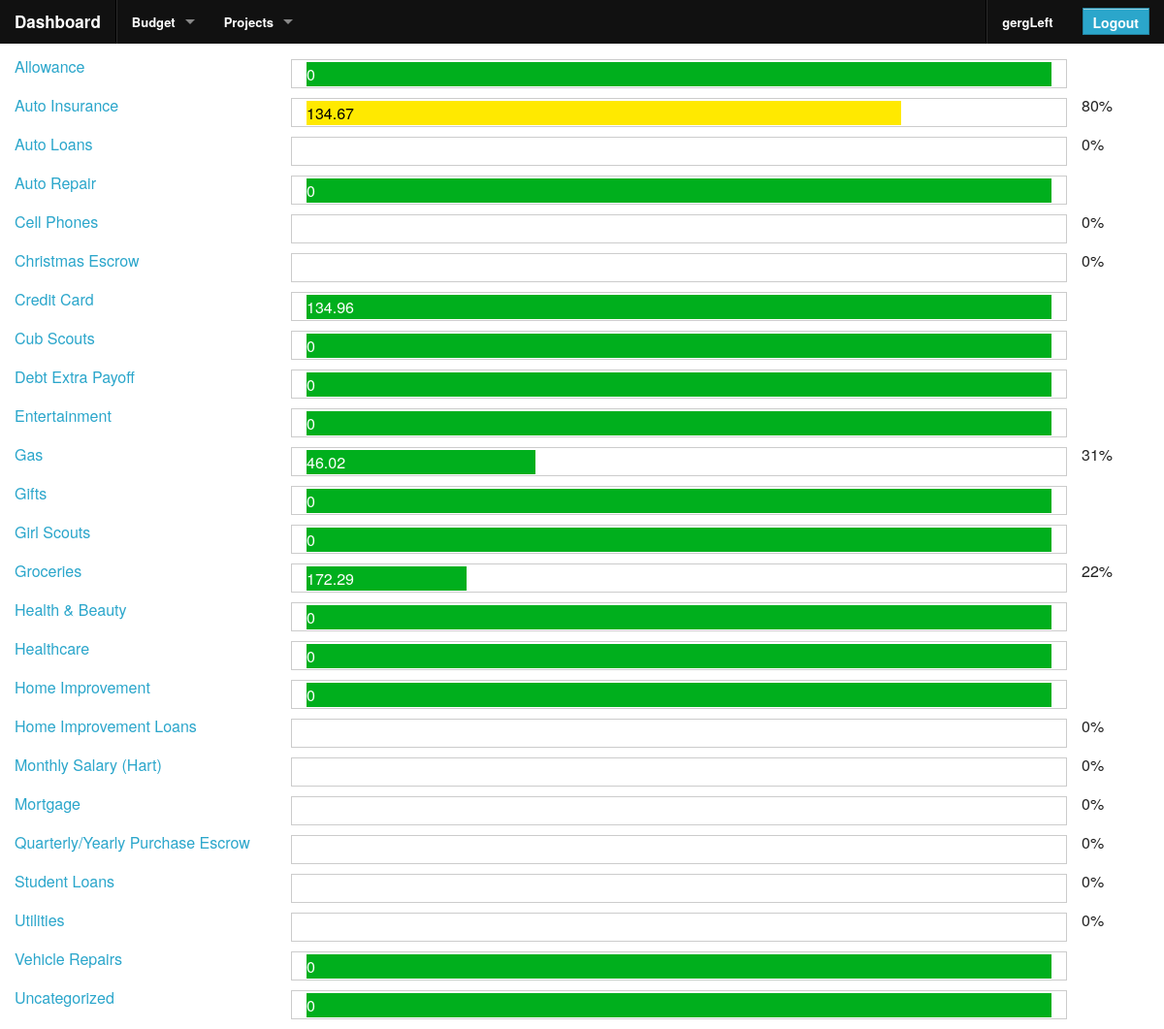
Page /site-sections/budget/index.php (signed in) on the committed database.
### tables this page shows
CREATE TABLE `authorized_users` (
  `user_id` int(11) NOT NULL AUTO_INCREMENT,
  `username` varchar(45) DEFAULT NULL,
  `password` varchar(255) DEFAULT NULL,
  `last_login` datetime DEFAULT NULL,
  `create_date` datetime DEFAULT NULL,
  PRIMARY KEY (`user_id`),
  UNIQUE KEY `username_UNIQUE` (`username`)
);

CREATE TABLE `budget_categories` (
  `id` int(10) unsigned NOT NULL AUTO_INCREMENT,
  `name` varchar(50) NOT NULL,
  `type` varchar(10) NOT NULL,
  `value` double DEFAULT '0',
  `allow_carryOver` bit(1) DEFAULT b'0',
  `tax_deductible` bit(1) DEFAULT b'0',
  PRIMARY KEY (`id`)
);

### includes/functions_helperFunctions.php (called while the page is built, shortened)
<?php
function isExternalPage($page) {
	switch($page) {
		default:
			return false;
			break;
	}
}
?>

### functions.php (called while the page is built, shortened)
<?php
include 'includes/db_sql.phpclass.inc';
include 'includes/functions_helperFunctions.php';
include 'includes/membership_info.phpclass.inc';
include 'includes/budget_category.phpclass.inc';
include 'includes/ledger_item.phpclass.inc';
$loginProtectedPage = !isExternalPage($page_tag);
$currentUserInfo = new membership_info();
if (isset($_SESSION["user_id"])) {
  $currentUserInfo->setUserInfo($_SESSION["user_id"]);
}
$currentUser = $currentUserInfo->username;
?>

### includes/membership_info.phpclass.inc (called while the page is built, shortened)
<?php
class membership_info {
  public function setUserInfo($userId) {
    $db = new db_sql();
    $query =
      "SELECT
        *
      FROM
        authorized_users
      WHERE ";
    $query .= sprintf("user_id = '%s' ", $userId);
    $db->query($query);
    if ($db->next_record()) {
      $this->user_id = $db->f("user_id");
      if (isset($this->user_id)) {
        $this->username = $db->f("username");
      }
    }
  }
}
?>

### includes/db_sql.phpclass.inc (called while the page is built, shortened)
<?php
class db_sql {
	private $host;
	private $database;
	private $user;
	private $password;
	public $Record = array();
	private $Link_ID    = 0;
	private $Query_ID   = 0;
	public function __construct($database="") {
		switch ($database)
		{
			default:
			case 'center':
				$this->host = "localhost";
				$this->database = 'center_org';
				$this->user = 'center';
				$this->password = 'G&6j37dZQB4h$93x';
				break;
		}
	}
	function connect($database = "", $host = "", $user = "", $password = "") {
		if ($database == "")
			$database = $this->database;
		if ($host == "")
			$host = $this->host;
		if ($user == "")
			$user = $this->user;
		if ($password == "")
			$password = $this->password;
		if ($this->Link_ID == 0) {
			$this->Link_ID = mysql_connect($host, $user, $password, true, 2);
		}
		return $this->Link_ID;
	}
	public function query($Query_String) {
		$this->Query_ID = @mysql_query($Query_String,$this->Link_ID);
		return $this->Query_ID;
	}
	public function next_record() {
		$this->Record = @mysql_fetch_array($this->Query_ID);
		$stat = is_array($this->Record);
		return $stat;
	}
	function f($Name) {
		return stripslashes($this->Record[$Name]);
	}
}
?>

### includes/budget_category.phpclass.inc (called while the page is built, shortened)
<?php
class budget_category {
  public static function get_budget_categories() {
    $db = new db_sql();
    $query = "SELECT * FROM budget_categories";
    $query .= " ORDER BY name ASC";
    $db->query($query);
    $cats = array();
    while ($db->next_record()) {
      $cat = new budget_category();
      $cat->id = $db->f("id");
      $cat->name = $db->f("name");
      $cat->type = $db->f("type");
      $cat->value = abs($db->f("value"));
      $cat->allow_carryOver = $db->f("allow_carryOver");
      $cat->tax_deductible = $db->f("tax_deductible");
      $cats[$cat->id] = $cat;
    }
    $uncat = new budget_category();
    $uncat->id = 0;
    $uncat->name = "Uncategorized";
    $uncat->type = "Expense";
    $uncat->value = 0;
    $uncat->allow_carryOver = false;
    $uncat->tax_deductible = false;
    $cats[0] = $uncat;
    return $cats;
  }
  public static function getAllCategoryStateForMonth($date, $includePending = true) {
    $args = array(
        array(
          "field" => "date",
          "compare" => ">=",
          "value" => date("y-m-d 00:00:00", strtotime("first day of this month", strtotime($date)))
        ),
        array(
          "field" => "date",
          "compare" => "<=",
          "value" => date("y-m-d 23:59:59", strtotime("last day of this month", strtotime($date)))
        ),
    );
    if (!$includePending) {
      $args[] =
        array(
          "field" => "status",
          "compare" => "=",
          "value" => ledger_item::STATUS_CLEARED,
        );
    }
    return self::getAllCategoryState($args);
  }
  public static function getAllCategoryState($ledger_item_args = array()) {
    $all_cats = self::get_budget_categories();
    $all_ledgers = ledger_item::get_all_ledger_items($ledger_item_args);
	if ($all_ledgers !== false) {
		foreach ($all_ledgers as $ledger) {
    	  $all_cats[$ledger->category]->amount_used += abs($ledger->value);
		}
	}
    return $all_cats;
  }
}
?>

### includes/ledger_item.phpclass.inc (called while the page is built, shortened)
<?php
class ledger_item {
  public static function get_all_ledger_items($arr = array()) {
    $l = new ledger_item();
    $result = $l->getLedgerBy_criteria($arr);
    if (true === $result) {
      return array($l);
    } else {
      return $result;
    }
  }
  private function getLedgerBy_criteria($arr = array()) {
    $db = new db_sql();
    $query =
      "SELECT
        *
      FROM
        ledger_items
      WHERE ";
    if (!isset($arr["relation"])) {
      $arr["relation"] = "AND";
    }
    foreach ($arr as $a) {
      if (is_array($a)) {
        $query .= sprintf(" %s %s '%s' %s ", $a["field"], $a["compare"], $a["value"], $arr["relation"]);
      }
    }
    $query .= " 1 = 1";
    $db->query($query);
    $return_arr = array();
    while ($db->next_record()) {
      $item = new ledger_item();
      $item->id = $db->f("id");
      $item->type = $db->f("type");
      $item->status = $db->f("status");
      $item->company = $db->f("company");
      $item->category = $db->f("category");
      $item->value = $db->f("value");
      $item->date = date('m/d/y', strtotime($db->f("date")));
      $item->time = date('H:i:s', strtotime($db->f("date")));
      $return_arr[] = $item;
    }
    if (0 === sizeof($return_arr)) {
      return false;
    } else {
      return $return_arr;
    }
  }
}
?>

### site-sections/budget/index.php (the view, shortened to what this page needs)
<?php
  $page_tag = 'budget';
  include 'functions.php';
?>
<?php include 'components/global/header.php'; ?>
<?php
  $category = budget_category::getAllCategoryStateForMonth(date("m/d/y"), false);
?>
<?php foreach ($category as $cat) : ?>
  <div class="row">
    <div class="columns small-3">
      <a href="./category_detail.php?c=<?php echo $cat->id ?>"><?php echo $cat->name ?></a>
    </div>
    <div class="columns small-8 progress">
      <?php
        if ($cat->value > 0) {
          $catPercent = $cat->amount_used / $cat->value * 100;
        } else {
          $catPercent = 100;
        }
        if ($catPercent < 75 || $cat->value === 0) {
          $budget_usage_cat = "budget_okay";
        } else if ($catPercent < 90) {
          $budget_usage_cat = "budget_caution";
        } else if ($catPercent < 100) {
          $budget_usage_cat = "budget_danger";
        } else {
          $budget_usage_cat = "budget_over";
        }
      ?>
      <div class="used <?php echo $budget_usage_cat; ?>" style="width: <?php echo $catPercent; ?>%"><?php echo $cat->amount_used; ?></div>
    </div>
    <div class="columns small-1">
      <?php if ($cat->value > 0) : ?>
      <?php echo sprintf("%01.0f%%", $cat->amount_used / $cat->value * 100) ?>
      <?php else: ?>&nbsp;<?php endif; ?>
    </div>
  </div>
<?php endforeach; ?>
<?php include "components/global/footer.php"; ?>

### components/global/header.php (shortened to what this page needs)
<!DOCTYPE html>
 <html class="no-js" lang="en" >
  <head>
    <link href="/stylesheets/app.css" media="screen, projector, print" rel="stylesheet" type="text/css" />
    <link href="/stylesheets/layout.css" media="screen, projector, print" rel="stylesheet" type="text/css" />
    <link href="/stylesheets/grid-5.css" media="screen, projector, print" rel="stylesheet" type="text/css" />
  	<link href="/stylesheets/pwStrength.css" rel="stylesheet" type="text/css" />
    <link rel="stylesheet" href="/stylesheets/foundation-datepicker.css"><link href="https://netdna.bootstrapcdn.com/font-awesome/4.0.3/css/font-awesome.css" rel="stylesheet">
    <link rel="stylesheet" href="http://code.jquery.com/ui/1.10.3/themes/start/jquery-ui.css" />
  </head>
	<body id="<?php echo $page_tag; ?>" class="page-<?php echo $page_tag; ?>">
		<?php include 'components/global/header_menu.php'; ?>

### components/global/header_menu.php (shortened to what this page needs)
<?php if ($loginProtectedPage) : ?>
<form method="POST">
	<div>
		<LoggedInTemplate>
	    <nav class="top-bar">
	      <ul class="title-area">
	        <li class="name">
	          <h1><a href="/dashboard.php">Dashboard</a></h1>
	        </li>
	      </ul>
	      <section class="top-bar-section">
            <?php
              $sections[] = array (
                "title" => "Budget",
                "actions" => array(
                  array(
                    "title" => "Budget Dashboard",
                    "url" => "/site-sections/budget/index.php"
                  ),
                  array(
                    "title" => "View Ledger",
                    "url" => "/site-sections/budget/view_ledger.php"
                  ),
                  array(
                    "title" => "Create Expense Category",
                    "url" => "/site-sections/budget/create_expense_category.php"
                  ),
                  array(
                    "title" => "Create Income Category",
                    "url" => "/site-sections/budget/create_income_category.php"
                  ),
                  array(
                    "title" => "Create Ledger Item",
                    "url" => "/site-sections/budget/create_ledger_item.php"
                  ),
                  array(
                    "title" => "Import Ledger Items",
                    "url" => "/site-sections/budget/import_ledger_items.php"
                  )
                )
              );
              $sections[] = array (
                "title" => "Projects",
                "actions" => array(
                  array(
                    "title" => "Project Dashboard",
                    "url" => "/site-sections/projects/index.php"
                  ),
                  array(
                    "title" => "Create Project",
                    "url" => "/site-sections/projects/create_project.php"
                  ),
                )
              );
            ?>
	        <ul class="middle">
	          <li class="divider"></li>
              <?php foreach ($sections as $s) : ?>
              <li class="has-dropdown"><a href="#"><?php echo $s["title"]; ?></a>
              </li>
              <?php endforeach; ?>
            </ul>
	        <ul class="right">
	          <li class="divider"></li>
	          <li>
                <a href="profile.php"><?php echo $currentUser; ?></a>
	          </li>
              <li class="has-form">
                <input type="submit" class="button" value="Logout" id="btnLogout" name="btnLogout" />
              </li>
            </ul>
          </section>
        </nav>
	  </LoggedInTemplate>
	</div>
</form>
<?php endif; ?>

### components/global/footer.php (shortened to what this page needs)
  </body>
</html>

### stylesheets/layout.css (style rules this page uses)
.progress { height: 30px; }
.progress .used { padding: 5px 0px; height: 25px; background-color: green; color: white; clear: both; }
.progress .used.budget_okay { background-color: #00af1d; color: white; }
.progress .used.budget_caution { background-color: #ffe900; color: black; }

### stylesheets/grid-5.css (style rules this page uses)
.row:before, .row:after { content: " "; display: table; }
.row:after { clear: both; }
.column, .columns { padding-left: 0.9375em; padding-right: 0.9375em; width: 100%; float: left; position: relative; }
@media only screen { .small-1 { width: 8.33333%; } }
@media only screen { .small-3 { width: 25%; } }
@media only screen { .small-8 { width: 66.66667%; } }

### rows in the picture
authorized_users: username "gergLeft"
budget_categories: name "Allowance", $catPercent 100 (drawn), amount_used "0"
budget_categories: name "Auto Insurance", amount_used "134.67", $cat->amount_used/$cat->value*100 "80"
budget_categories: name "Auto Loans", $cat->amount_used/$cat->value*100 "0"
budget_categories: name "Auto Repair", $catPercent 100 (drawn), amount_used "0"
budget_categories: name "Cell Phones", $cat->amount_used/$cat->value*100 "0"
budget_categories: name "Christmas Escrow", $cat->amount_used/$cat->value*100 "0"
budget_categories: name "Credit Card", $catPercent 100 (drawn), amount_used "134.96"
budget_categories: name "Cub Scouts", $catPercent 100 (drawn), amount_used "0"
budget_categories: name "Debt Extra Payoff", $catPercent 100 (drawn), amount_used "0"
budget_categories: name "Entertainment", $catPercent 100 (drawn), amount_used "0"
budget_categories: name "Gas", amount_used "46.02", $cat->amount_used/$cat->value*100 "31"
budget_categories: name "Gifts", $catPercent 100 (drawn), amount_used "0"
budget_categories: name "Girl Scouts", $catPercent 100 (drawn), amount_used "0"
budget_categories: name "Groceries", amount_used "172.29", $cat->amount_used/$cat->value*100 "22"
budget_categories: name "Health & Beauty", $catPercent 100 (drawn), amount_used "0"
budget_categories: name "Healthcare", $catPercent 100 (drawn), amount_used "0"
budget_categories: name "Home Improvement", $catPercent 100 (drawn), amount_used "0"
budget_categories: name "Home Improvement Loans", $cat->amount_used/$cat->value*100 "0"
budget_categories: name "Monthly Salary (Hart)", $cat->amount_used/$cat->value*100 "0"
budget_categories: name "Mortgage", $cat->amount_used/$cat->value*100 "0"
budget_categories: name "Quarterly/Yearly Purchase Escrow", $cat->amount_used/$cat->value*100 "0"
budget_categories: name "Student Loans", $cat->amount_used/$cat->value*100 "0"
budget_categories: name "Utilities", $cat->amount_used/$cat->value*100 "0"
budget_categories: name "Vehicle Repairs", $catPercent 100 (drawn), amount_used "0"

### other values in the picture
$s["title"] "Budget"
$s["title"] "Projects"
$cat->name "Uncategorized"
$cat->amount_used "0"
